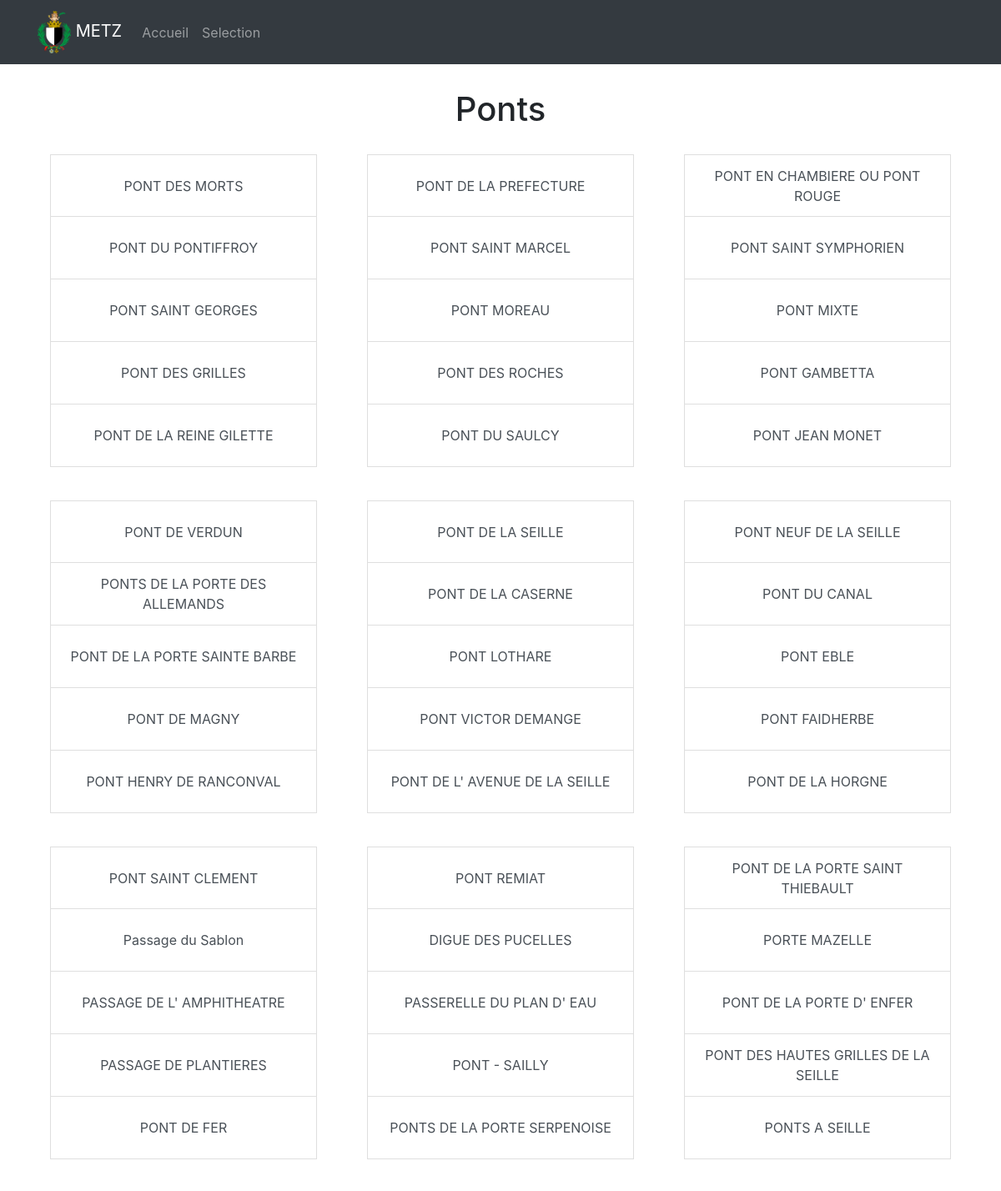
/selection/Ponts/ (upper part), run on the app's committed database.
### ville/models.py (models this page shows, shortened)
class Noms (models.Model):
    selection = models.CharField(choices=SELECTION, max_length=25)
    nom = models.CharField(max_length=120)
    slug = models.SlugField()
    verification = models.BooleanField(default=False)
    creation = models.DateTimeField(auto_now_add=True, auto_now=False)      # True / False
    updated = models.DateTimeField(auto_now_add=False, auto_now=True)

### ville/views.py (the view)
# urls.py: path("selection/<value>/", views.monument, name="monument" ),
def monument (request,value) :
    for a, b in SELECTION :
        if b == value :
            value = a
    monuments = Noms.objects.filter(selection=value)
    context = {
        "value" : value,
        "monuments" : monuments,
    }
    return render (request,'ville/monument.html', context)

### templates/ville/monument.html (shortened to what this page needs)
{% extends 'base.html' %}
{% load static%}
{% block content %}
<div class="container mt-3">
    <h1 style="text-align: center; margin: 30px 0; ">{{ value }}</h1>
    <div class="row">
        <div class="col-lg-4 col-md-6 mb-4">
            <div class="mb-3" style="height: 375px ;">
                <div class="container" style="text-align: center;">
                    {% for monument in monuments %}
                        <a href='{% url "detail" value monument.slug  %}' class="list-group-item list-group-item-action d-flex align-items-center justify-content-center " style="height: 75px;"> {{monument.nom}} </a>
                        {% if forloop.counter|divisibleby:"5"  %}
                            </div></div></div>
                                <div class="col-lg-4 col-md-6 mb-4">
                                    <div class="mb-3" style="height: 375px ;">
                                        <div class="container" style="text-align: center;">
                        {% endif %}
                    {% endfor %}
                </div>
            </div>
        </div>
    </div>
</div>
{% endblock %}

### data on the page
Noms: nom "PONT DES MORTS"
Noms: nom "PONT DU PONTIFFROY"
Noms: nom "PONT SAINT GEORGES"
Noms: nom "PONT DES GRILLES"
Noms: nom "PONT DE LA REINE GILETTE"
Noms: nom "PONT DE LA PREFECTURE"
Noms: nom "PONT SAINT MARCEL"
Noms: nom "PONT MOREAU"
Noms: nom "PONT DES ROCHES"
Noms: nom "PONT DU SAULCY"
Noms: nom "PONT EN CHAMBIERE OU PONT ROUGE"
Noms: nom "PONT SAINT SYMPHORIEN"
Noms: nom "PONT MIXTE"
Noms: nom "PONT GAMBETTA"
Noms: nom "PONT JEAN MONET"
Noms: nom "PONT DE VERDUN"
Noms: nom "PONTS DE LA PORTE DES ALLEMANDS"
Noms: nom "PONT DE LA PORTE SAINTE BARBE"
Noms: nom "PONT DE MAGNY"
Noms: nom "PONT HENRY DE RANCONVAL"
Noms: nom "PONT DE LA SEILLE"
Noms: nom "PONT DE LA CASERNE"
Noms: nom "PONT LOTHARE"
Noms: nom "PONT VICTOR DEMANGE"
Noms: nom "PONT DE L' AVENUE DE LA SEILLE"
Noms: nom "PONT NEUF DE LA SEILLE"
Noms: nom "PONT DU CANAL"
Noms: nom "PONT EBLE"
Noms: nom "PONT FAIDHERBE"
Noms: nom "PONT DE LA HORGNE"
Noms: nom "PONT SAINT CLEMENT"
Noms: nom "Passage du Sablon"
Noms: nom "PASSAGE DE L' AMPHITHEATRE"
Noms: nom "PASSAGE DE PLANTIERES"
Noms: nom "PONT DE FER"
Noms: nom "PONT REMIAT"
Noms: nom "DIGUE DES PUCELLES"
Noms: nom "PASSERELLE DU PLAN D' EAU"
Noms: nom "PONT - SAILLY"
Noms: nom "PONTS DE LA PORTE SERPENOISE"
Noms: nom "PONT DE LA PORTE SAINT THIEBAULT"
Noms: nom "PORTE MAZELLE"
Noms: nom "PONT DE LA PORTE D' ENFER"
Noms: nom "PONT DES HAUTES GRILLES DE LA SEILLE"
Noms: nom "PONTS A SEILLE"

### other printed values
{{ value }} "Ponts"
